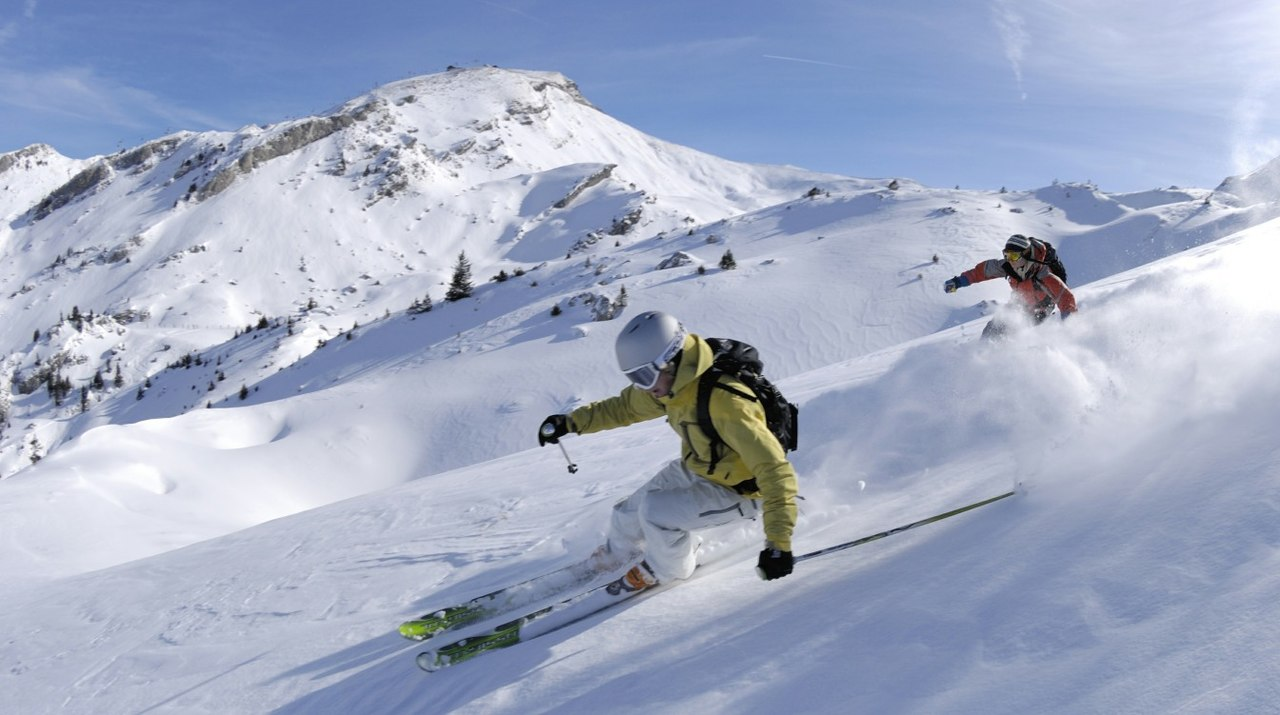
#> input picture data/ski.jpg, 1280 x 715 px
$ python pildemo.py
#> lines starting #> are read from the running program, lines starting #| are printed output that depends on the picture
from PIL import Image
import numpy as np

im = Image.open("data/ski.jpg")
#> im is the input picture: PIL image 1280x715 RGB; mean R, G, B 160.5, 170.8, 195
cube = np.asarray(im)
# print(cube.ndim)
# print(cube.shape)
red = cube[10:-10,10:-10,0]
blue = cube[:,:,2]
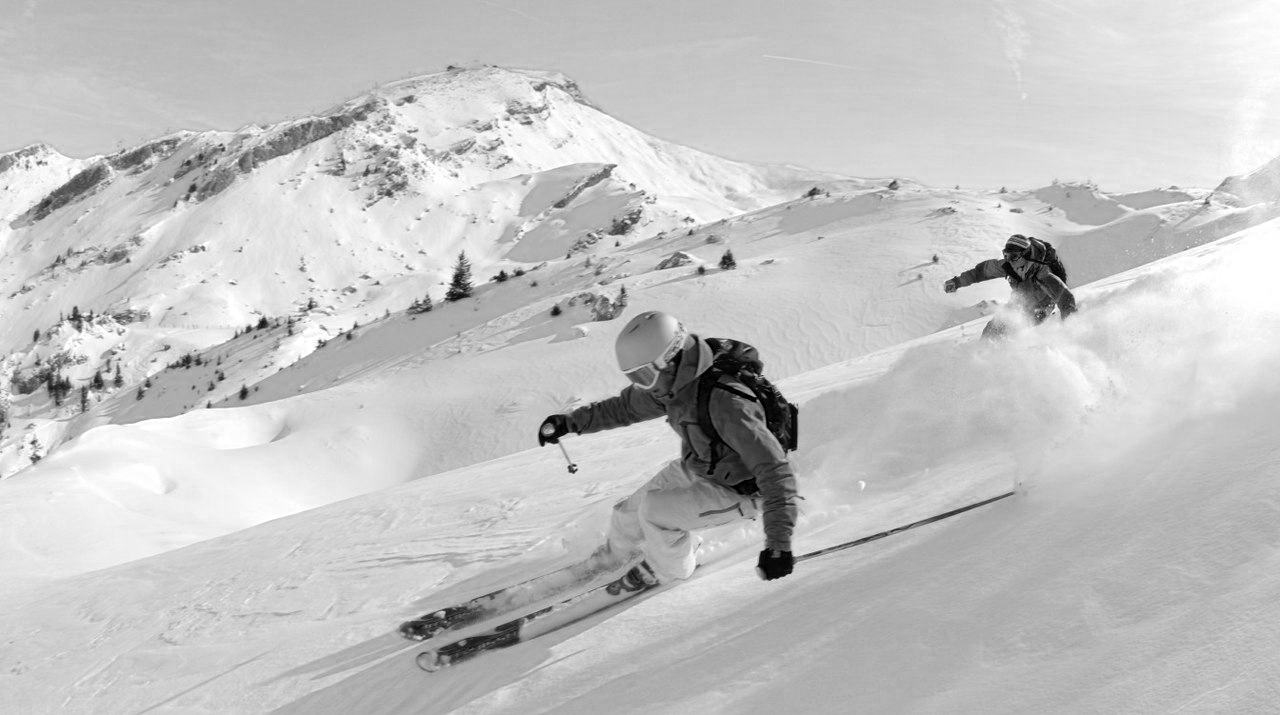
#> blue: shape (715, 1280); min 0, max 255, mean 195
# print(np.min(blue), np.max(blue), np.mean(blue), np.std(blue))
inverse = blue.T
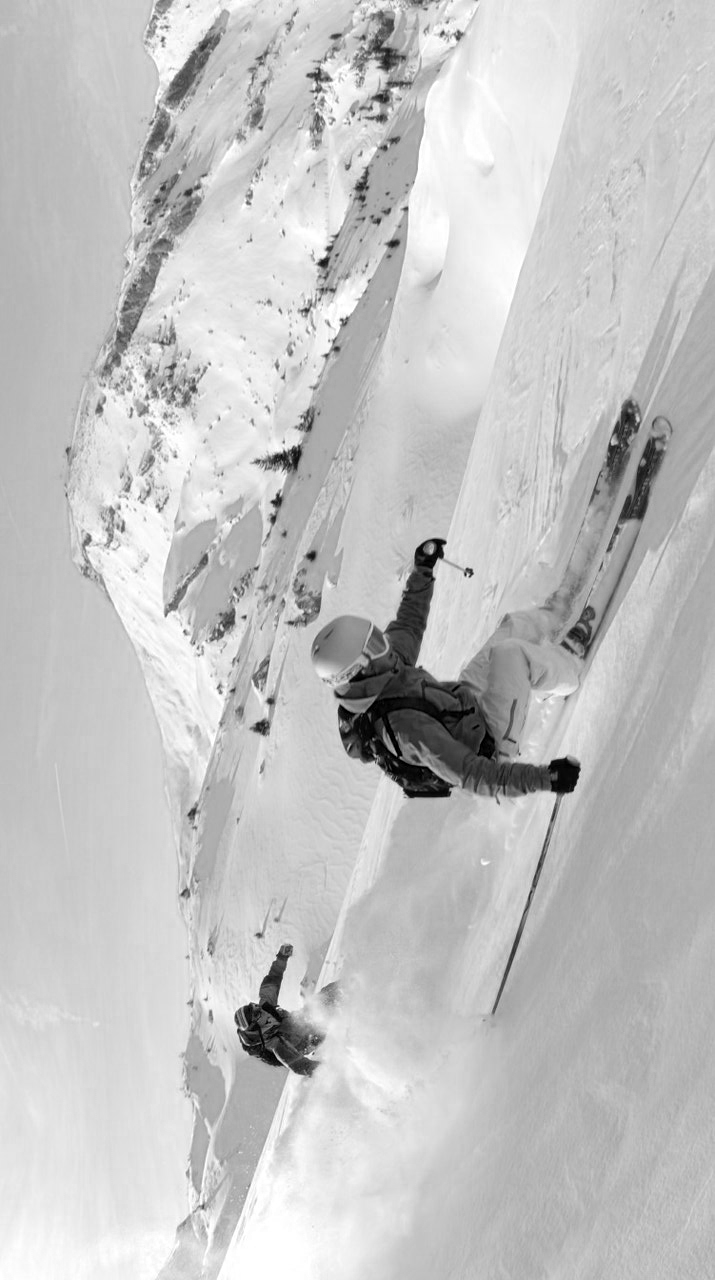
#> inverse: shape (1280, 715); min 0, max 255, mean 195
# nb = np.mean(cube, axis = 2)
# print(np.std(cube))
im2 = Image.fromarray(inverse).convert("RGB")
im2.save("data/modified.jpg")


im1 = Image.open("data/ski.jpg")
cube1 = np.asarray(im1)
print(cube1.shape)
#| (715, 1280, 3)

im2 = Image.open("data/ski2.jpg")
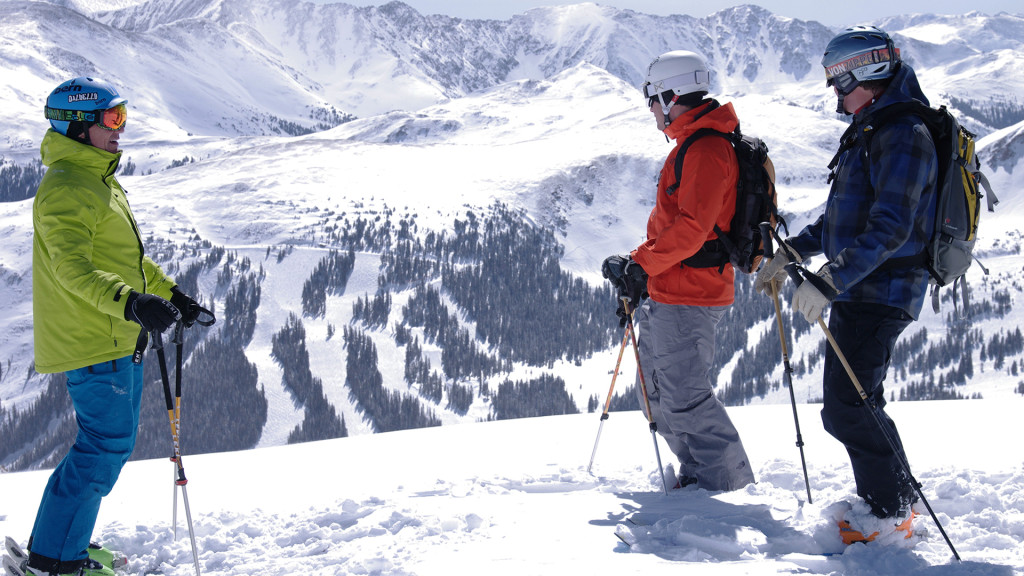
#> input picture data/ski2.jpg, 1024 x 576 px
#> im2 is the input picture: PIL image 1024x576 RGB; mean R, G, B 161.7, 165.4, 178.4
cube2 = np.asarray(im2)
print(cube2.shape)
#| (576, 1024, 3)
difx = cube1.shape[0] - cube2.shape[0]
#> difx = 139
dify = cube1.shape[1] - cube2.shape[1]
#> dify = 256
cube1 = cube1[difx // 2:-difx // 2, dify // 2:-dify // 2]
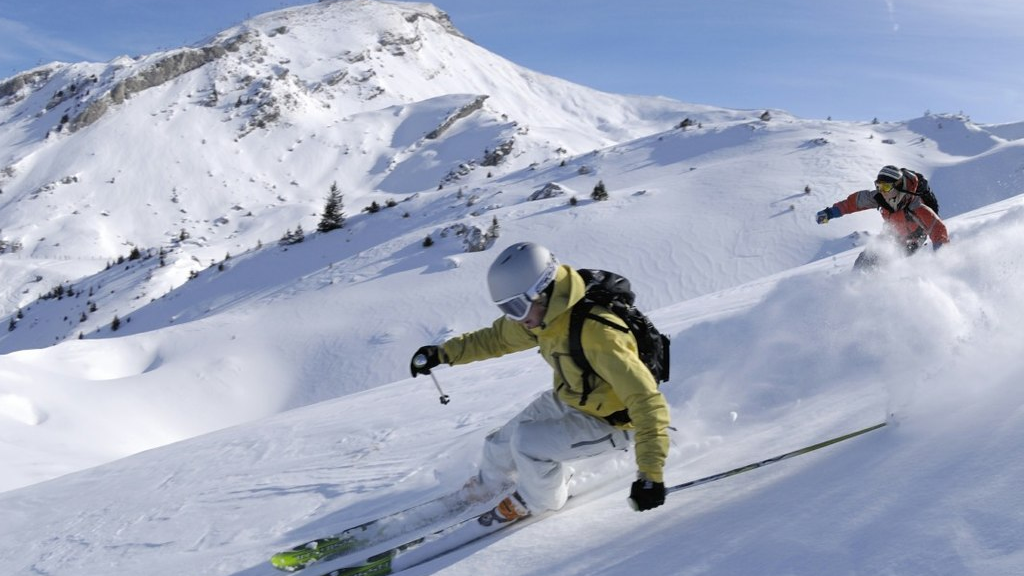
#> cube1: shape (576, 1024, 3); mean R, G, B 162.5, 171.3, 192.3
print(cube1.shape, cube2.shape)
#| (576, 1024, 3) (576, 1024, 3)
cube_res = (cube1 + cube2) // 2
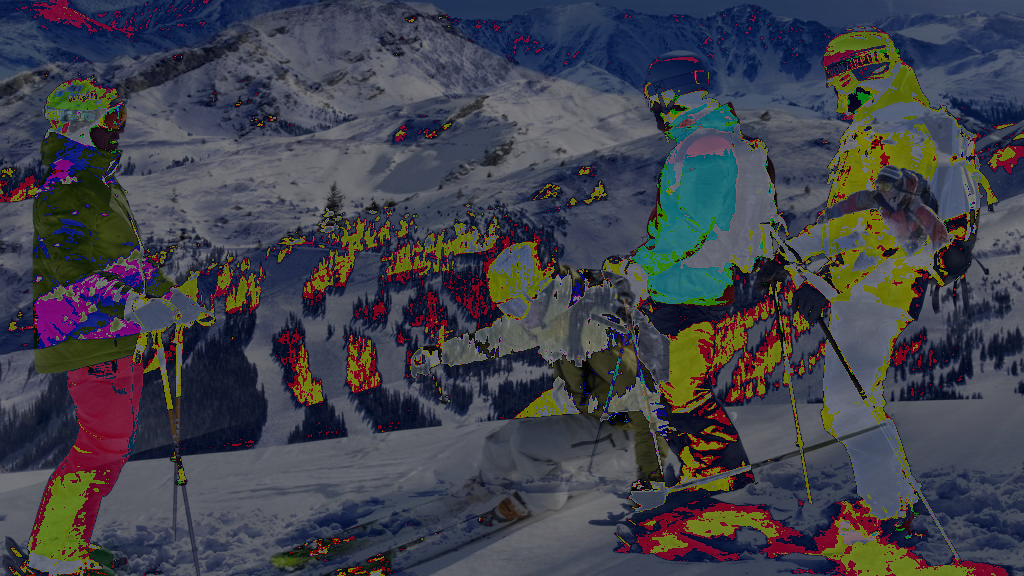
#> cube_res: shape (576, 1024, 3); mean R, G, B 64.2, 65.5, 74.5
im2 = Image.fromarray(cube_res)
im2.save("data/merged.jpg")


# tp
# Télécharger une image depuis internet => data
# Transformer l'image en np.array
# Obtenir la composante bleu
# Obtenir le point le + lumineux et le - lumineux et la moyenne (luminance)
# Obtenir le contraste (ecart type)
# Essayer inverser ligne colonne des images
# Essayer d'additionner 2 images, savoir croper une image
# Sauver l'image
